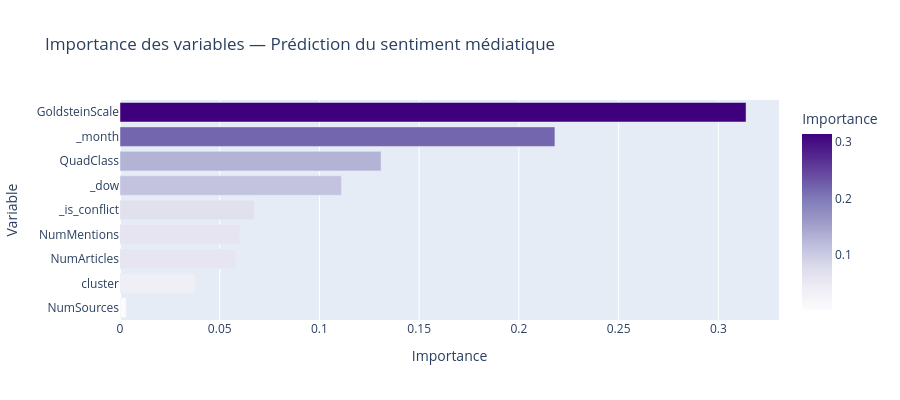

Notebook source saved alongside this figure:
### Code cell
# Importance des variables
importances = pd.DataFrame({
    'feature': CLASSIF_FEATS,
    'importance': clf.feature_importances_
}).sort_values('importance', ascending=False)

fig = px.bar(
    importances.sort_values('importance'),
    x='importance', y='feature', orientation='h',
    title='Importance des variables — Prédiction du sentiment médiatique',
    labels={'importance': 'Importance', 'feature': 'Variable'},
    color='importance', color_continuous_scale='Purples',
    height=400
)
fig.update_layout(showlegend=False)
fig.show()

print('\nTop 3 variables les plus prédictives :')
for _, row in importances.head(3).iterrows():
    print(f"  {row['feature']:30s} : {row['importance']:.3f}")

### Figure 1 — Plotly figure (JSON) as saved in the notebook; plotly's stock layout.template omitted (floating-point values rounded to 4 significant figures)
{"data": [{"hovertemplate": "Importance=%{marker.color}<br>Variable=%{y}<extra></extra>", "legendgroup": "", "marker": {"color": [0.00312, 0.03763, 0.05803, 0.06001, 0.06731, 0.1111, 0.1309, 0.2181, 0.3139], "coloraxis": "coloraxis", "pattern": {"shape": ""}}, "name": "", "orientation": "h", "showlegend": false, "textposition": "auto", "type": "bar", "x": [0.00312, 0.03763, 0.05803, 0.06001, 0.06731, 0.1111, 0.1309, 0.2181, 0.3139], "xaxis": "x", "y": ["NumSources", "cluster", "NumArticles", "NumMentions", "_is_conflict", "_dow", "QuadClass", "_month", "GoldsteinScale"], "yaxis": "y"}], "layout": {"barmode": "relative", "coloraxis": {"colorbar": {"title": {"text": "Importance"}}, "colorscale": [[0, "rgb(252,251,253)"], [0.125, "rgb(239,237,245)"], [0.25, "rgb(218,218,235)"], [0.375, "rgb(188,189,220)"], [0.5, "rgb(158,154,200)"], [0.625, "rgb(128,125,186)"], [0.75, "rgb(106,81,163)"], [0.875, "rgb(84,39,143)"], [1, "rgb(63,0,125)"]]}, "height": 400, "legend": {"tracegroupgap": 0}, "showlegend": false, "title": {"text": "Importance des variables — Prédiction du sentiment médiatique"}, "xaxis": {"anchor": "y", "domain": [0, 1], "title": {"text": "Importance"}}, "yaxis": {"anchor": "x", "domain": [0, 1], "title": {"text": "Variable"}}}}
